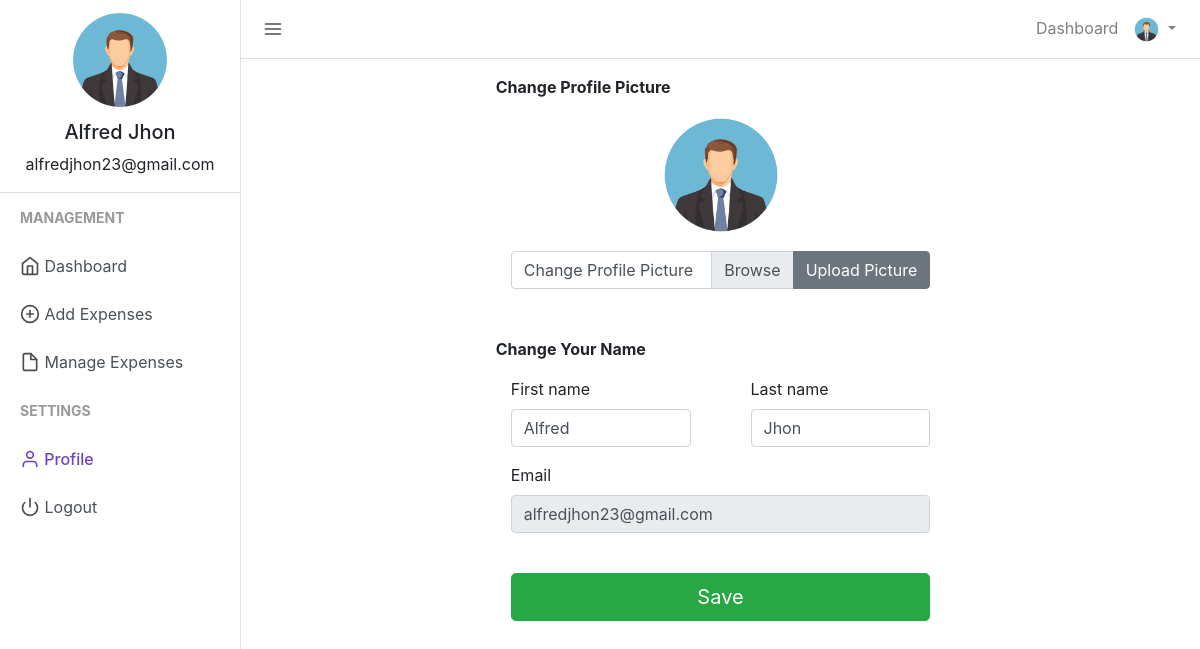
The app's page /profile.php (signed in) with its own data.
### tables this page shows
CREATE TABLE `users` (
  `user_id` int(11) NOT NULL,
  `firstname` varchar(50) NOT NULL,
  `lastname` varchar(25) NOT NULL,
  `email` varchar(50) NOT NULL,
  `profile_path` varchar(50) NOT NULL DEFAULT 'default_profile.png',
  `password` varchar(50) NOT NULL,
  `trn_date` datetime NOT NULL
);

### session.php (called while the page is built, shortened)
<?php
include("config.php");
$sess_email = $_SESSION["email"];
$sql = "SELECT user_id, firstname, lastname, email, profile_path FROM users WHERE email = '$sess_email'";
$result = $con->query($sql);
if ($result->num_rows > 0) {
  while($row = $result->fetch_assoc()) {
    $firstname = $row["firstname"];
    $lastname = $row["lastname"];
    $username =$row["firstname"]." ".$row["lastname"];
    $useremail=$row["email"];
    $userprofile="uploads/".$row["profile_path"];
  }
} else {
    $userid="GHX1Y2";
    $username ="Jhon Doe";
    $useremail="mailid@domain.com";
    $userprofile="Uploads/default_profile.png";
}
?>

### profile.php (the view, shortened to what this page needs)
<?php
include("session.php");
?>
<!DOCTYPE html>
<html lang="en">
<head>
    <link href="css/bootstrap.min.css" rel="stylesheet">
    <link href="css/style.css" rel="stylesheet">
</head>
<body>
    <div class="d-flex" id="wrapper">
        <div class="border-right" id="sidebar-wrapper">
            <div class="user">
                <img class="img img-fluid rounded-circle" src="<?php echo $userprofile ?>" width="120">
                <h5><?php echo $username ?></h5>
                <p><?php echo $useremail ?></p>
            </div>
            <div class="sidebar-heading">Management</div>
            <div class="list-group list-group-flush">
                <a href="index.php" class="list-group-item list-group-item-action"><span data-feather="home"></span> Dashboard</a>
                <a href="add_expense.php" class="list-group-item list-group-item-action "><span data-feather="plus-circle"></span> Add Expenses</a>
                <a href="manage_expense.php" class="list-group-item list-group-item-action "><span data-feather="file"></span> Manage Expenses</a>
            </div>
            <div class="sidebar-heading">Settings </div>
            <div class="list-group list-group-flush">
                <a href="profile.php" class="list-group-item list-group-item-action sidebar-active"><span data-feather="user"></span> Profile</a>
                <a href="logout.php" class="list-group-item list-group-item-action "><span data-feather="power"></span> Logout</a>
            </div>
        </div>
        <div id="page-content-wrapper">
            <nav class="navbar navbar-expand-lg navbar-light  border-bottom">
                <button class="toggler" type="button" id="menu-toggle" aria-expanded="false">
                    <span data-feather="menu"></span>
                </button>
                <div class="collapse navbar-collapse" id="navbarSupportedContent">
                    <ul class="navbar-nav ml-auto mt-2 mt-lg-0">
                        <li class="nav-item">
                            <a class="nav-link" href="index.php">Dashboard</span></a>
                        </li>
                        <li class="nav-item dropdown">
                            <a class="nav-link dropdown-toggle" href="#" id="navbarDropdown" role="button" data-toggle="dropdown" aria-haspopup="true" aria-expanded="false">
                                <img class="img img-fluid rounded-circle" src="<?php echo $userprofile ?>" width="25">
                            </a>
                        </li>
                    </ul>
                </div>
            </nav>
            <div class="container-fluid">
                <div class="row justify-content-center">
                    <div class="col-md-6">
                        <p class="mt-3"><b>Change Profile Picture</b></p>
                        <form class="form" method="post" action="" enctype='multipart/form-data'>
                            <div class="text-center mt-3">
                                <img src="<?php echo $userprofile; ?>" class="text-center img img-fluid rounded-circle avatar" width="120" alt="Profile Picture">
                            </div>
                            <div class="input-group col-md mb-3 mt-3">
                                <div class="custom-file">
                                    <label class="custom-file-label" for="profilepic">Change Profile Picture</label>
                                </div>
                                <div class="input-group-append">
                                    <button class="btn btn-secondary" type="submit" name='but_upload' id="profilepicinput">Upload Picture</button>
                                </div>
                            </div>
                        </form>
                        <p class="mt-5 mb-3"><b>Change Your Name</b></p>
                        <form class="form" action="" method="post" id="registrationForm" autocomplete="off">
                            <div class="row">
                                <div class="col">
                                    <div class="form-group">
                                        <div class="col-md">
                                            <label for="first_name">
                                                First name
                                            </label>
                                            <input type="text" class="form-control" name="first_name" id="first_name" placeholder="First Name" value="<?php echo $firstname; ?>">
                                        </div>
                                    </div>
                                </div>
                                <div class="col">
                                    <div class="form-group">
                                        <div class="col-md">
                                            <label for="last_name">
                                                Last name
                                            </label>
                                            <input type="text" class="form-control" name="last_name" id="last_name" value="<?php echo $lastname; ?>" placeholder="Last Name">
                                        </div>
                                    </div>
                                </div>
                            </div>
                            <div class="form-group">
                                <div class="col-md">
                                    <label for="email">
                                        Email
                                    </label>
                                    <input type="email" class="form-control" name="email" id="email" value="<?php echo $useremail; ?>" disabled>
                                </div>
                            </div>
                            <div class="form-group">
                                <div class="col-md">
                                    <br>
                                    <button class="btn btn-block btn-lg btn-success" name="save" type="submit">Save</button>
                                </div>
                            </div>
                        </form>
                    </div>
                </div>
            </div>
        </div>
    </div>
</body>
</html>

### css/style.css (style rules this page uses)
body { background-color: #EFEFEF; }
.feather { width: 20px; height: 20px; stroke: #4D4D4D; stroke-width: 2; stroke-linecap: round; stroke-linejoin: round; fill: none; vertical-align: text-bottom; }
.list-group { background-color: #FFFFFF; }
.list-group-item { border:none; }
.user { text-align: center; border-bottom: 1px solid #ddd; }
.user img { padding: 10px; }
.toggler { color: #000; background-color: #fff; border: none; outline: none; }
.sidebar-active { color: #6f42c1; font-weight: 500; }
.sidebar-active .feather { stroke: #6f42c1; font-weight: 500; }
#wrapper { overflow-x: hidden; background-color: #fff; }
#sidebar-wrapper { min-height: 100vh; margin-left: -15rem; -webkit-transition: margin .25s ease-out; -moz-transition: margin .25s ease-out; -o-transition: margin .25s ease-out; transition: margin .25s ease-out; }
#sidebar-wrapper .sidebar-heading { padding: 0.875rem 1.25rem; font-size: 14px; font-weight: bold; text-transform: uppercase; color: #999; }
#sidebar-wrapper .list-group { width: 15rem; }
#page-content-wrapper { min-width: 100vw; }
@media (min-width: 768px) { #sidebar-wrapper { margin-left: 0; } }
@media (min-width: 768px) { #page-content-wrapper { min-width: 0; width: 100%; } }
.container-fluid { margin-right: 20px; }

### records on screen
users: profile_path (picture), username "Alfred Jhon", email "alfredjhon23@gmail.com", first_name "Alfred", last_name "Jhon"
